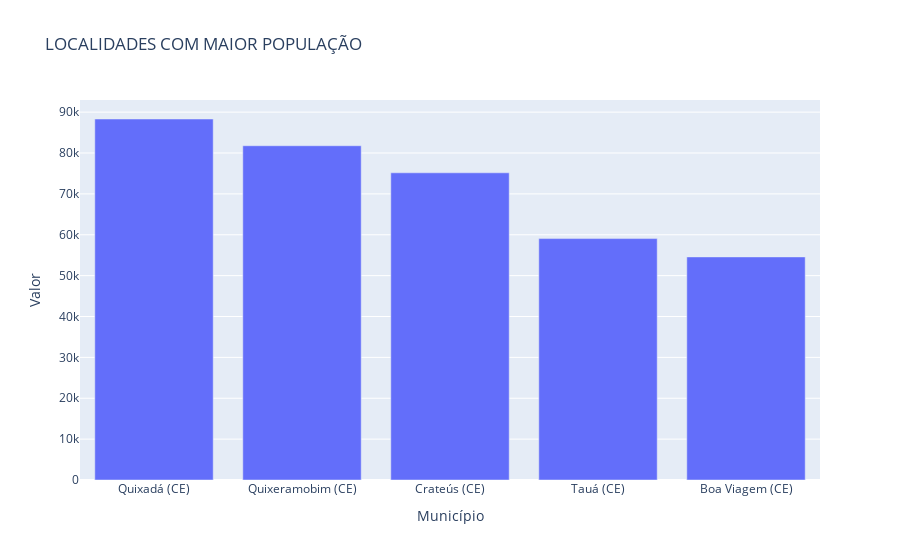

Here is the notebook cell this chart was saved with:
### Code cell
fig = px.bar(df_estimativas_populacao.sort_values("Valor", ascending=False), 
             y='Valor', 
             x='Município', 
             title="LOCALIDADES COM MAIOR POPULAÇÃO")
fig.show()

### Figure 1 — Plotly figure (JSON) as saved in the notebook; plotly's stock layout.template omitted (floating-point values rounded to 4 significant figures)
{"data": [{"alignmentgroup": "True", "hovertemplate": "Município=%{x}<br>Valor=%{y}<extra></extra>", "legendgroup": "", "marker": {"color": "#636efa", "pattern": {"shape": ""}}, "name": "", "offsetgroup": "", "orientation": "v", "showlegend": false, "textposition": "auto", "type": "bar", "x": ["Quixadá (CE)", "Quixeramobim (CE)", "Crateús (CE)", "Tauá (CE)", "Boa Viagem (CE)"], "xaxis": "x", "y": [88321, 81778, 75159, 59062, 54577], "yaxis": "y"}], "layout": {"barmode": "relative", "legend": {"tracegroupgap": 0}, "title": {"text": "LOCALIDADES COM MAIOR POPULAÇÃO"}, "xaxis": {"anchor": "y", "domain": [0, 1], "title": {"text": "Município"}}, "yaxis": {"anchor": "x", "domain": [0, 1], "title": {"text": "Valor"}}}}
